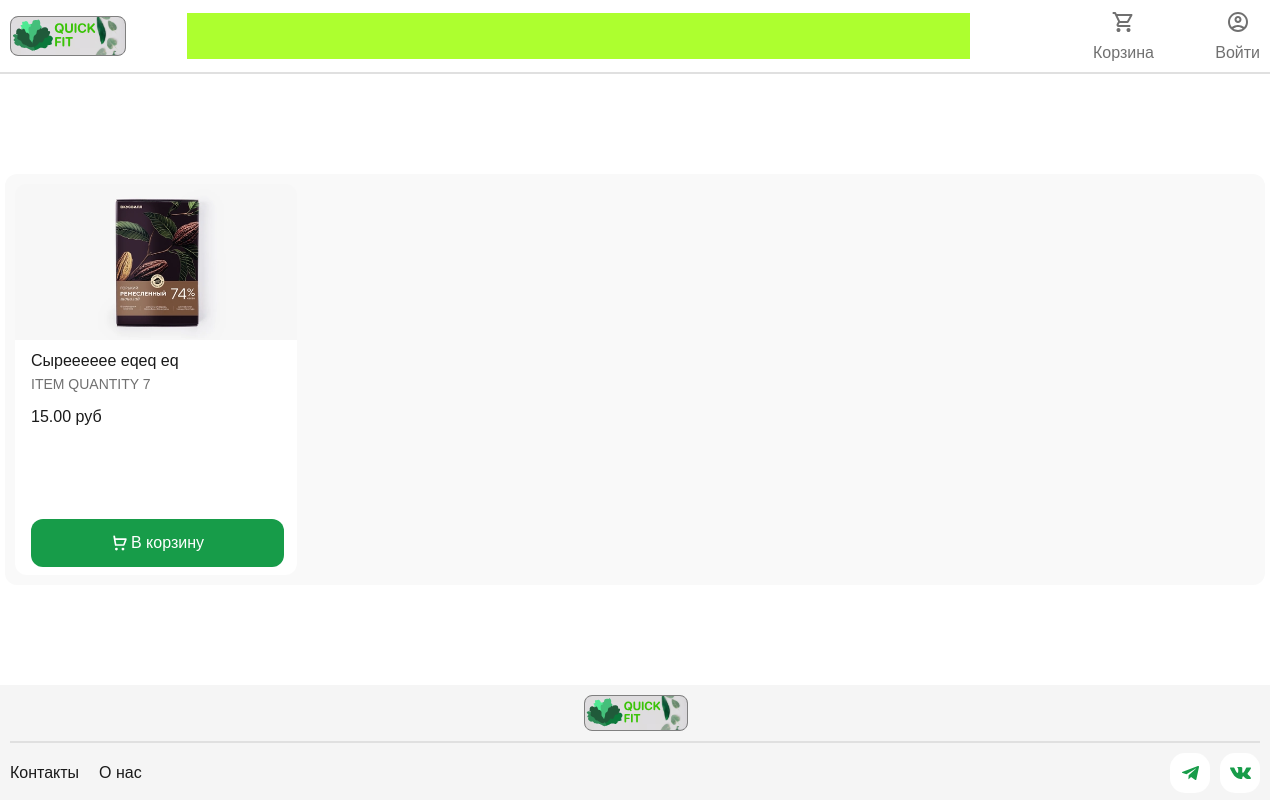
The app's page /, older data.
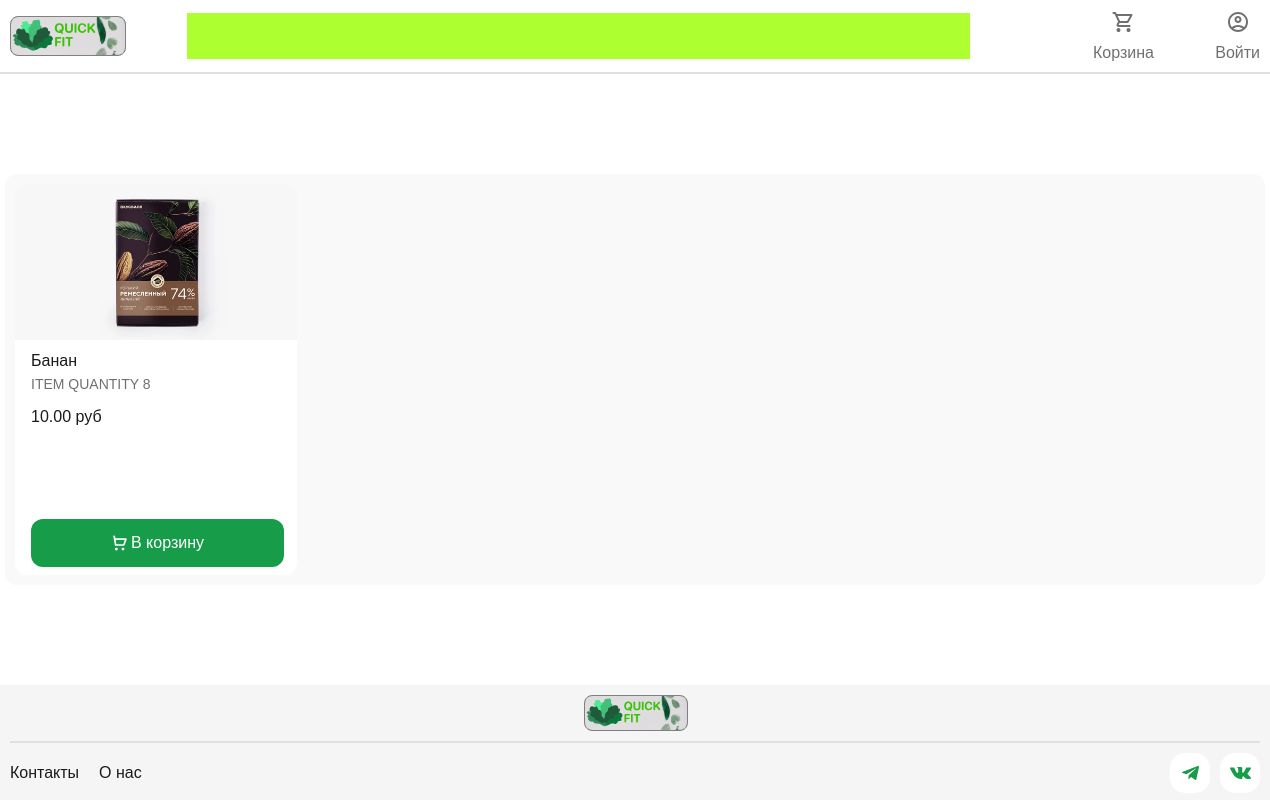
The same page, newer data.
### main/models.py (models this page shows, shortened)
class Product(models.Model):
    category = models.ForeignKey(Category, related_name='product', on_delete=models.CASCADE)
    name = models.CharField(max_length=100, db_index=True)
    slug = models.SlugField(max_length=100, unique=True)
    image = models.ImageField(upload_to='products/%Y/%m/%d' )
    description = models.TextField(blank=True)
    price = models.DecimalField(max_digits=10, decimal_places=2)
    available = models.BooleanField(default=True)
    created = models.DateTimeField(auto_now_add=True)
    updated = models.DateTimeField(auto_now=True)
    class Meta:
        ordering = ('name',)
        verbose_name = 'Продукт'
        verbose_name_plural = 'Продукты'
    def get_absolute_url(self):
        return reverse("main:product_detail", args=[self.id,self.slug])

### main/views.py (the view)
# urls.py: path('', views.product_list, name='product_list'),
def product_list(request, category_slug=None):
    categories = Category.objects.all()
    products = Product.objects.filter(available=True)
    cart_product_form = CartAddProductForm()
    category = None
    if category_slug:
        category = get_object_or_404(Category, slug=category_slug)
        products = products.filter(category=category)
    return render(request, 'index.html', {'category': category, 'categories': categories, 'products': products[:4],'cart_product_form': cart_product_form})

### cart/context_processors.py (called while the page is built)
def cart(request):
    return {'cart':Cart(request)}

### main/templates/index.html (shortened to what this page needs)
{% extends "base.html" %}
{% load static %}
{% block link %}<link rel="stylesheet" href="{% static "css/index.css" %}">{% endblock link %}
{% block content %}
    <div class="wrapper">
        <ul class="list">
            {% for product in  products%}
            <li class="item">
                <a href="{{product.get_absolute_url}}" class='item-img-link'>
                    <img src="{{product.image.url}}" alt="{{product.name}}">
                </a>
                <div>
                    <div>
                    <a href="{{product.get_absolute_url}}" >
                        <h5 class="item-name text_16px black">{{product.name}}</h5>
                    </a>
                    <p class="item-quantity text_14px grey">ITEM QUANTITY {{product.id}}</p>
                    <p class="item-price text_16px black">{{product.price}} руб</p>
                    </div>
                    <form action="{% url "cart:cart_add" product.id %}" method="post" class="form1">
                        <button class="item-button" type="submit">
                            <span class="text_16px white">В корзину</span>
                        </button>
                    </form>
                </div>
            </li>
            {% endfor %}
        </ul>
      </div>
{% endblock content %}

### main/templates/base.html (shortened to what this page needs)
{% load static %}
<!DOCTYPE html>
<html lang="ru">
    <head>
        <link rel="stylesheet" href="{% static "css/base.css" %}">
        {% block link %}{% endblock link %}
        <link href="https://fonts.cdnfonts.com/css/euclid-circular-a" rel="stylesheet">
    </head>
    <body>
        <header>
            <div class="wrapper">
                <a href="{% url "main:product_list" %}" class="header-link">
                    <img src="{% static "img/logo.svg" %}" alt class="header-logo">
                </a>
                <button class="header-search"></button>
                <a href="{% url "cart:cart_detail" %}" class="cart">
                    <p class="grey text_16px weight_500">Корзина</p>
                </a>
                {% if user.is_authenticated %}
                            <a href="{% url "users:profile" %}" class="login">
                    <svg class="UniversMainIcBtn__Img" width="24" height="24" fill="#707070" viewBox="0 0 24 24"><path d="M5.85 17.1C6.7 16.45 7.65 15.9375 8.7 15.5625C9.75 15.1875 10.85 15 12 15C13.15 15 14.25 15.1875 15.3 15.5625C16.35 15.9375 17.3 16.45 18.15 17.1C18.7333 16.4167 19.1875 15.6417 19.5125 14.775C19.8375 13.9083 20 12.9833 20 12C20 9.78333 19.2208 7.89583 17.6625 6.3375C16.1042 4.77917 14.2167 4 12 4C9.78333 4 7.89583 4.77917 6.3375 6.3375C4.77917 7.89583 4 9.78333 4 12C4 12.9833 4.1625 13.9083 4.4875 14.775C4.8125 15.6417 5.26667 16.4167 5.85 17.1ZM12 13C11.0167 13 10.1875 12.6625 9.5125 11.9875C8.8375 11.3125 8.5 10.4833 8.5 9.5C8.5 8.51667 8.8375 7.6875 9.5125 7.0125C10.1875 6.3375 11.0167 6 12 6C12.9833 6 13.8125 6.3375 14.4875 7.0125C15.1625 7.6875 15.5 8.51667 15.5 9.5C15.5 10.4833 15.1625 11.3125 14.4875 11.9875C13.8125 12.6625 12.9833 13 12 13ZM12 22C10.6167 22 9.31667 21.7375 8.1 21.2125C6.88333 20.6875 5.825 19.975 4.925 19.075C4.025 18.175 3.3125 17.1167 2.7875 15.9C2.2625 14.6833 2 13.3833 2 12C2 10.6167 2.2625 9.31667 2.7875 8.1C3.3125 6.88333 4.025 5.825 4.925 4.925C5.825 4.025 6.88333 3.3125 8.1 2.7875C9.31667 2.2625 10.6167 2 12 2C13.3833 2 14.6833 2.2625 15.9 2.7875C17.1167 3.3125 18.175 4.025 19.075 4.925C19.975 5.825 20.6875 6.88333 21.2125 8.1C21.7375 9.31667 22 10.6167 22 12C22 13.3833 21.7375 14.6833 21.2125 15.9C20.6875 17.1167 19.975 18.175 19.075 19.075C18.175 19.975 17.1167 20.6875 15.9 21.2125C14.6833 21.7375 13.3833 22 12 22ZM12 20C12.8833 20 13.7167 19.8708 14.5 19.6125C15.2833 19.3542 16 18.9833 16.65 18.5C16 18.0167 15.2833 17.6458 14.5 17.3875C13.7167 17.1292 12.8833 17 12 17C11.1167 17 10.2833 17.1292 9.5 17.3875C8.71667 17.6458 8 18.0167 7.35 18.5C8 18.9833 8.71667 19.3542 9.5 19.6125C10.2833 19.8708 11.1167 20 12 20ZM12 11C12.4333 11 12.7917 10.8583 13.075 10.575C13.3583 10.2917 13.5 9.93333 13.5 9.5C13.5 9.06667 13.3583 8.70833 13.075 8.425C12.7917 8.14167 12.4333 8 12 8C11.5667 8 11.2083 8.14167 10.925 8.425C10.6417 8.70833 10.5 9.06667 10.5 9.5C10.5 9.93333 10.6417 10.2917 10.925 10.575C11.2083 10.8583 11.5667 11 12 11Z"></path></svg>
                    <p class="login-text grey text_16px weight_500">
                            Профиль
                        {% else %}
                            <a href="{% url "users:login" %}" class="login">
                    <p class="login-text grey text_16px weight_500">
                            Войти
                        {% endif %}
                    </p>
                </a>
            </div>
        </header>
        <main>
                       {% block content %}
              {% endblock content %}
        </main>
        <footer>
            <div class="wrapper">
                <a href="{% url "main:product_list" %}" class="footer-link">
                 <img src="{% static "img/logo.svg" %}" alt class="footer-logo">
                </a>
                <div class="footer-line">
                    <div>
                    <a href class="footer-contact-link1 black text_16px">Контакты</a>
                    <a href class="footer-contact-link2 black text_16px">О нас</a>
                    </div>
                    <div>
                        <a href class="footer-messenger">
                        </a>
                        <a href class="footer-messenger">
                        </a>
                    </div>
                </div>
            </div>
        </footer>
    </body>
</html>

### main/static/css/base.css (style rules this page uses)
.grey { color: #707070; }
.black { color: #1A1A1A; }
.white { color: white; }
.weight_500 { font-weight: 500; }
.text_14px { font-size: 1.4rem; }
.text_16px { font-size: 1.6rem; }
* { list-style: none; margin: 0; padding: 0; text-decoration: none; font-family: 'Euclid Circular A', sans-serif; font-size: 62.5%; font-weight: 400; box-sizing: border-box; border: 0; }
.wrapper { max-width: 1260px; margin: 0 auto; }
header { border-bottom: 2px solid #e0e0e0; padding: 10px; }
header .wrapper { display: flex; flex-direction: row; justify-content: space-between; align-items: center; }
.header-logo { height: 40px; border-radius: 8px; border: 1px solid grey; }
.header-search { width: 783px; height: 46px; background-color: greenyellow; }
.cart { display: flex; align-items: center; flex-direction: column; justify-content: space-between; height: 52px; }
.login { display: flex; align-items: center; flex-direction: column; justify-content: space-between; height: 52px; }
main { padding: 100px 0px; }
footer { background-color: #f5f5f5; padding: 10px; }
.footer-line { display: flex; flex-direction: row; justify-content: space-between; align-items: center; padding-top: 10px; border-top: 2px solid #e0e0e0; }
.footer-line div { display: flex; gap: 10px }
.footer-link { display: block; width: 103px; height: 36px; margin: 0 auto; margin-bottom: 10px; }
.footer-logo { display: block; height: 36px; border-radius: 8px; border: 1px solid grey; }
.footer-contact-link1 { margin-right: 10px; }
.footer-messenger { display: block; background-color: white; border-radius: 15px; width: 40px; height: 40px; padding: 8px; }

### main/static/css/index.css (style rules this page uses)
.list { padding: 10px; width: 1260px; display: flex; flex-wrap: wrap; column-gap: 37px; row-gap: 24px; background-color: #f9f9f9; border-radius: 12px; }
.item { display: flex; flex-direction: column; width: 282px; height: 391px; border-radius: 12px; }
.item img { width: 100%; height: 100%; border-radius: 12px 12px 0px 0px; }
.item-img-link { height: 40%; }
.item>div { height: 60%; display: flex; flex-direction: column; justify-content: space-between; border-radius: 0px 0px 12px 12px; background-color: white; padding: 12px 16px 8px 16px; }
.item-name { display: block; max-width: 234px; }
.item-quantity { margin-top: 6px; margin-bottom: 16px; }
.item-button { display: flex; justify-content: center; gap: 2px; align-items: center; width: 253px; height: 48px; background-color: #179c49; border-radius: 12px; }

Row changes from the older to the newer data that the page shows:
removed Product: image (picture), name "Сырeeeeee eqeq eq", id "7", price "15.00"
added Product: image (picture), name "Банан", id "8", price "10.00"
